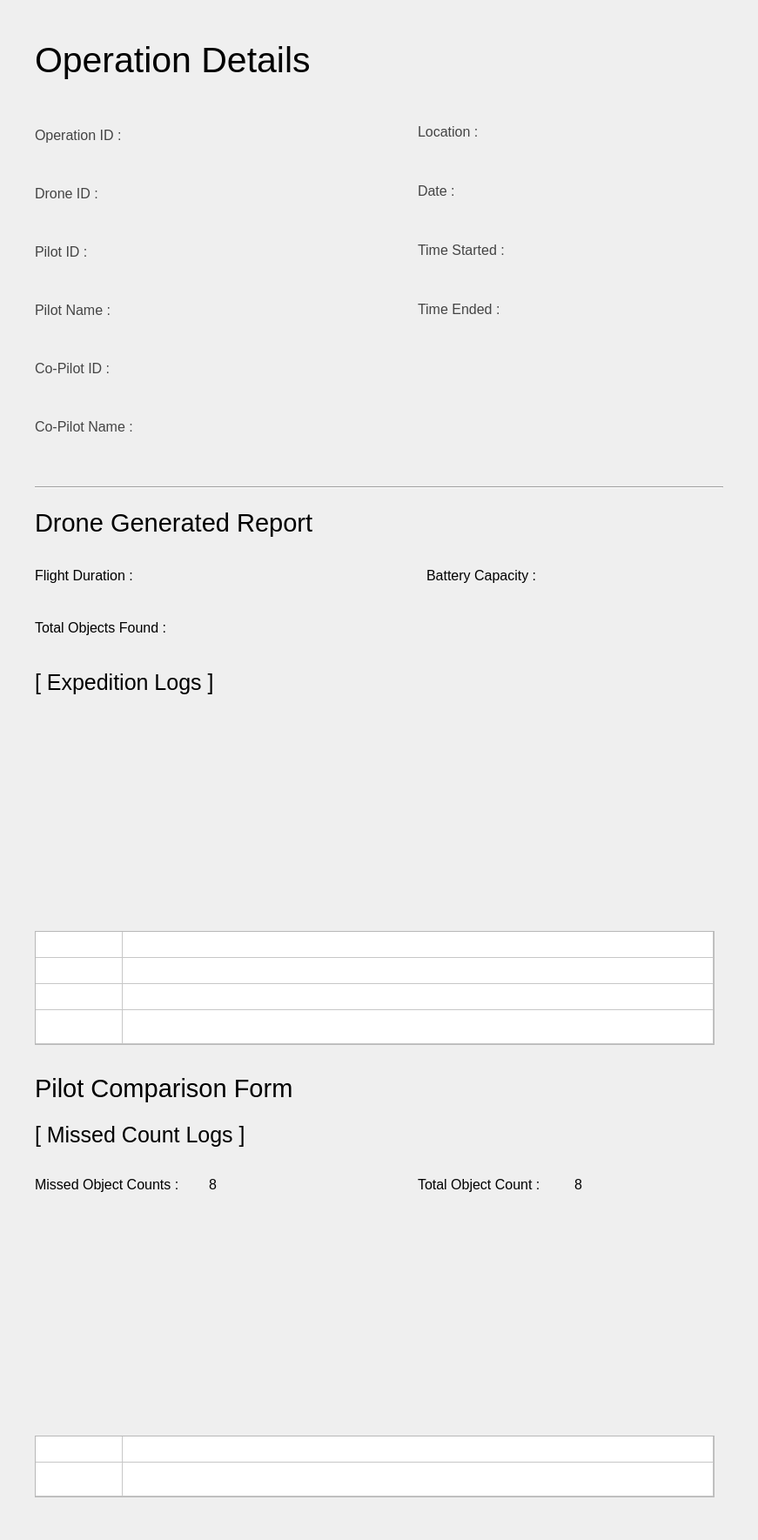
<?xml version="1.0" encoding="UTF-8"?>
<ui version="4.0">
 <class>MainWindow</class>
 <widget class="QMainWindow" name="MainWindow">
  <property name="geometry">
   <rect>
    <x>0</x>
    <y>0</y>
    <width>871</width>
    <height>1770</height>
   </rect>
  </property>
  <property name="minimumSize">
   <size>
    <width>871</width>
    <height>0</height>
   </size>
  </property>
  <property name="maximumSize">
   <size>
    <width>871</width>
    <height>16777215</height>
   </size>
  </property>
  <property name="windowTitle">
   <string>MainWindow</string>
  </property>
  <widget class="QWidget" name="centralwidget">
   <widget class="QWidget" name="layoutWidget">
    <property name="geometry">
     <rect>
      <x>40</x>
      <y>40</y>
      <width>641</width>
      <height>57</height>
     </rect>
    </property>
    <layout class="QHBoxLayout" name="header_layout">
     <item>
      <widget class="QLabel" name="lbl_ops">
       <property name="font">
        <font>
         <family>Segoe UI</family>
         <pointsize>31</pointsize>
        </font>
       </property>
       <property name="text">
        <string>Operation Details</string>
       </property>
      </widget>
     </item>
     <item>
      <widget class="QLabel" name="lbl_opsNo">
       <property name="font">
        <font>
         <family>Segoe UI</family>
         <pointsize>31</pointsize>
        </font>
       </property>
       <property name="text">
        <string/>
       </property>
      </widget>
     </item>
    </layout>
   </widget>
   <widget class="QWidget" name="layoutWidget_2">
    <property name="geometry">
     <rect>
      <x>40</x>
      <y>110</y>
      <width>411</width>
      <height>431</height>
     </rect>
    </property>
    <layout class="QVBoxLayout" name="opsdeets1_layout">
     <item>
      <layout class="QHBoxLayout" name="opsid_layout">
       <item>
        <widget class="QLabel" name="lbl_opsid_2">
         <property name="font">
          <font>
           <family>Segoe UI</family>
           <pointsize>12</pointsize>
          </font>
         </property>
         <property name="styleSheet">
          <string notr="true">color: rgb(68, 68, 68);</string>
         </property>
         <property name="text">
          <string>&lt;html&gt;&lt;head/&gt;&lt;body&gt;&lt;p&gt;&lt;span style=&quot; color:#434343;&quot;&gt;Operation ID : &lt;/span&gt;&lt;/p&gt;&lt;/body&gt;&lt;/html&gt;</string>
         </property>
        </widget>
       </item>
       <item>
        <widget class="QLabel" name="lbl_opsid">
         <property name="minimumSize">
          <size>
           <width>281</width>
           <height>31</height>
          </size>
         </property>
         <property name="maximumSize">
          <size>
           <width>281</width>
           <height>31</height>
          </size>
         </property>
         <property name="font">
          <font>
           <family>Segoe UI</family>
           <pointsize>12</pointsize>
          </font>
         </property>
         <property name="styleSheet">
          <string notr="true"/>
         </property>
         <property name="text">
          <string/>
         </property>
        </widget>
       </item>
      </layout>
     </item>
     <item>
      <layout class="QHBoxLayout" name="droneid_layout">
       <item>
        <widget class="QLabel" name="lbl_droneid_2">
         <property name="font">
          <font>
           <family>Segoe UI</family>
           <pointsize>12</pointsize>
          </font>
         </property>
         <property name="styleSheet">
          <string notr="true">color: rgb(68, 68, 68);</string>
         </property>
         <property name="text">
          <string>Drone ID :</string>
         </property>
        </widget>
       </item>
       <item>
        <widget class="QLabel" name="lbl_droneid">
         <property name="minimumSize">
          <size>
           <width>281</width>
           <height>31</height>
          </size>
         </property>
         <property name="maximumSize">
          <size>
           <width>281</width>
           <height>31</height>
          </size>
         </property>
         <property name="font">
          <font>
           <family>Segoe UI</family>
           <pointsize>12</pointsize>
          </font>
         </property>
         <property name="text">
          <string/>
         </property>
        </widget>
       </item>
      </layout>
     </item>
     <item>
      <layout class="QHBoxLayout" name="pilotid_layout">
       <item>
        <widget class="QLabel" name="lbl_pilotid_2">
         <property name="font">
          <font>
           <family>Segoe UI</family>
           <pointsize>12</pointsize>
          </font>
         </property>
         <property name="styleSheet">
          <string notr="true">color: rgb(68, 68, 68);</string>
         </property>
         <property name="text">
          <string>Pilot ID : </string>
         </property>
        </widget>
       </item>
       <item>
        <widget class="QLabel" name="lbl_pilotid">
         <property name="minimumSize">
          <size>
           <width>281</width>
           <height>31</height>
          </size>
         </property>
         <property name="maximumSize">
          <size>
           <width>281</width>
           <height>31</height>
          </size>
         </property>
         <property name="font">
          <font>
           <family>Segoe UI</family>
           <pointsize>12</pointsize>
          </font>
         </property>
         <property name="text">
          <string/>
         </property>
        </widget>
       </item>
      </layout>
     </item>
     <item>
      <layout class="QHBoxLayout" name="piltoname_layout">
       <item>
        <widget class="QLabel" name="lbl_pilotname_2">
         <property name="font">
          <font>
           <family>Segoe UI</family>
           <pointsize>12</pointsize>
          </font>
         </property>
         <property name="styleSheet">
          <string notr="true">color: rgb(68, 68, 68);</string>
         </property>
         <property name="text">
          <string>Pilot Name : </string>
         </property>
        </widget>
       </item>
       <item>
        <widget class="QLabel" name="lbl_pilotname">
         <property name="minimumSize">
          <size>
           <width>281</width>
           <height>31</height>
          </size>
         </property>
         <property name="maximumSize">
          <size>
           <width>281</width>
           <height>31</height>
          </size>
         </property>
         <property name="font">
          <font>
           <family>Segoe UI</family>
           <pointsize>12</pointsize>
          </font>
         </property>
         <property name="text">
          <string/>
         </property>
        </widget>
       </item>
      </layout>
     </item>
     <item>
      <layout class="QHBoxLayout" name="coPilotID_layout">
       <item>
        <widget class="QLabel" name="lbl_coID_2">
         <property name="font">
          <font>
           <family>Segoe UI</family>
           <pointsize>12</pointsize>
          </font>
         </property>
         <property name="styleSheet">
          <string notr="true">color: rgb(68, 68, 68);</string>
         </property>
         <property name="text">
          <string>Co-Pilot ID :</string>
         </property>
        </widget>
       </item>
       <item>
        <widget class="QLabel" name="lbl_coID">
         <property name="minimumSize">
          <size>
           <width>281</width>
           <height>31</height>
          </size>
         </property>
         <property name="maximumSize">
          <size>
           <width>281</width>
           <height>31</height>
          </size>
         </property>
         <property name="font">
          <font>
           <family>Segoe UI</family>
           <pointsize>12</pointsize>
          </font>
         </property>
         <property name="text">
          <string/>
         </property>
        </widget>
       </item>
      </layout>
     </item>
     <item>
      <layout class="QHBoxLayout" name="coPilotName_layout">
       <item>
        <widget class="QLabel" name="lbl_coPilotName_2">
         <property name="font">
          <font>
           <family>Segoe UI</family>
           <pointsize>12</pointsize>
          </font>
         </property>
         <property name="styleSheet">
          <string notr="true">color: rgb(68, 68, 68);</string>
         </property>
         <property name="text">
          <string>Co-Pilot Name : </string>
         </property>
        </widget>
       </item>
       <item>
        <widget class="QLabel" name="lbl_coPilotName">
         <property name="minimumSize">
          <size>
           <width>281</width>
           <height>31</height>
          </size>
         </property>
         <property name="maximumSize">
          <size>
           <width>281</width>
           <height>31</height>
          </size>
         </property>
         <property name="font">
          <font>
           <family>Segoe UI</family>
           <pointsize>12</pointsize>
          </font>
         </property>
         <property name="text">
          <string/>
         </property>
        </widget>
       </item>
      </layout>
     </item>
    </layout>
   </widget>
   <widget class="QWidget" name="layoutWidget_3">
    <property name="geometry">
     <rect>
      <x>480</x>
      <y>110</y>
      <width>351</width>
      <height>291</height>
     </rect>
    </property>
    <layout class="QVBoxLayout" name="opsdeets2_layout">
     <item>
      <layout class="QHBoxLayout" name="location_layout">
       <item>
        <widget class="QLabel" name="lbl_location_2">
         <property name="font">
          <font>
           <family>Segoe UI</family>
           <pointsize>12</pointsize>
          </font>
         </property>
         <property name="styleSheet">
          <string notr="true">color: rgb(68, 68, 68);</string>
         </property>
         <property name="text">
          <string>Location :</string>
         </property>
        </widget>
       </item>
       <item>
        <widget class="QLabel" name="lbl_location">
         <property name="minimumSize">
          <size>
           <width>231</width>
           <height>41</height>
          </size>
         </property>
         <property name="maximumSize">
          <size>
           <width>231</width>
           <height>41</height>
          </size>
         </property>
         <property name="font">
          <font>
           <family>Segoe UI</family>
           <pointsize>12</pointsize>
          </font>
         </property>
         <property name="text">
          <string/>
         </property>
        </widget>
       </item>
      </layout>
     </item>
     <item>
      <layout class="QHBoxLayout" name="date_layout">
       <item>
        <widget class="QLabel" name="lbl_date_2">
         <property name="font">
          <font>
           <family>Segoe UI</family>
           <pointsize>12</pointsize>
          </font>
         </property>
         <property name="styleSheet">
          <string notr="true">color: rgb(68, 68, 68);</string>
         </property>
         <property name="text">
          <string>Date :</string>
         </property>
        </widget>
       </item>
       <item>
        <widget class="QLabel" name="lbl_date">
         <property name="minimumSize">
          <size>
           <width>231</width>
           <height>41</height>
          </size>
         </property>
         <property name="maximumSize">
          <size>
           <width>231</width>
           <height>41</height>
          </size>
         </property>
         <property name="font">
          <font>
           <family>Segoe UI</family>
           <pointsize>12</pointsize>
          </font>
         </property>
         <property name="text">
          <string/>
         </property>
        </widget>
       </item>
      </layout>
     </item>
     <item>
      <layout class="QHBoxLayout" name="timeStart_layout">
       <item>
        <widget class="QLabel" name="lbl_timeStart_2">
         <property name="font">
          <font>
           <family>Segoe UI</family>
           <pointsize>12</pointsize>
          </font>
         </property>
         <property name="styleSheet">
          <string notr="true">color: rgb(68, 68, 68);</string>
         </property>
         <property name="text">
          <string>Time Started :</string>
         </property>
        </widget>
       </item>
       <item>
        <widget class="QLabel" name="lbl_timeStart">
         <property name="minimumSize">
          <size>
           <width>231</width>
           <height>41</height>
          </size>
         </property>
         <property name="maximumSize">
          <size>
           <width>231</width>
           <height>41</height>
          </size>
         </property>
         <property name="font">
          <font>
           <family>Segoe UI</family>
           <pointsize>12</pointsize>
          </font>
         </property>
         <property name="text">
          <string/>
         </property>
        </widget>
       </item>
      </layout>
     </item>
     <item>
      <layout class="QHBoxLayout" name="timeEnd_layout">
       <item>
        <widget class="QLabel" name="lbl_timeEnd">
         <property name="font">
          <font>
           <family>Segoe UI</family>
           <pointsize>12</pointsize>
          </font>
         </property>
         <property name="styleSheet">
          <string notr="true">color: rgb(68, 68, 68);</string>
         </property>
         <property name="text">
          <string>Time Ended :</string>
         </property>
        </widget>
       </item>
       <item>
        <widget class="QLabel" name="lbl_timeEnd_2">
         <property name="minimumSize">
          <size>
           <width>231</width>
           <height>41</height>
          </size>
         </property>
         <property name="maximumSize">
          <size>
           <width>231</width>
           <height>41</height>
          </size>
         </property>
         <property name="font">
          <font>
           <family>Segoe UI</family>
           <pointsize>12</pointsize>
          </font>
         </property>
         <property name="text">
          <string/>
         </property>
        </widget>
       </item>
      </layout>
     </item>
    </layout>
   </widget>
   <widget class="Line" name="line">
    <property name="geometry">
     <rect>
      <x>40</x>
      <y>550</y>
      <width>791</width>
      <height>20</height>
     </rect>
    </property>
    <property name="orientation">
     <enum>Qt::Horizontal</enum>
    </property>
   </widget>
   <widget class="QLabel" name="lbl_droneReport">
    <property name="geometry">
     <rect>
      <x>40</x>
      <y>580</y>
      <width>331</width>
      <height>41</height>
     </rect>
    </property>
    <property name="font">
     <font>
      <family>Helvetica</family>
      <pointsize>22</pointsize>
     </font>
    </property>
    <property name="text">
     <string>Drone Generated Report</string>
    </property>
   </widget>
   <widget class="QWidget" name="layoutWidget_4">
    <property name="geometry">
     <rect>
      <x>40</x>
      <y>710</y>
      <width>221</width>
      <height>23</height>
     </rect>
    </property>
    <layout class="QHBoxLayout" name="totalObjFound_layout">
     <item>
      <widget class="QLabel" name="lbl_totalObjFound_2">
       <property name="font">
        <font>
         <family>Segoe UI</family>
         <pointsize>12</pointsize>
        </font>
       </property>
       <property name="text">
        <string>Total Objects Found :</string>
       </property>
      </widget>
     </item>
     <item>
      <widget class="QLabel" name="lbl_totalObjFound">
       <property name="minimumSize">
        <size>
         <width>51</width>
         <height>21</height>
        </size>
       </property>
       <property name="maximumSize">
        <size>
         <width>51</width>
         <height>21</height>
        </size>
       </property>
       <property name="font">
        <font>
         <family>Segoe UI</family>
         <pointsize>12</pointsize>
        </font>
       </property>
       <property name="text">
        <string/>
       </property>
      </widget>
     </item>
    </layout>
   </widget>
   <widget class="QWidget" name="layoutWidget_5">
    <property name="geometry">
     <rect>
      <x>40</x>
      <y>640</y>
      <width>341</width>
      <height>43</height>
     </rect>
    </property>
    <layout class="QHBoxLayout" name="flightduration_layout">
     <item>
      <widget class="QLabel" name="lbl_flightduration_2">
       <property name="font">
        <font>
         <family>Segoe UI</family>
         <pointsize>12</pointsize>
        </font>
       </property>
       <property name="text">
        <string>Flight Duration :</string>
       </property>
      </widget>
     </item>
     <item>
      <widget class="QLabel" name="lbl_flightduration">
       <property name="minimumSize">
        <size>
         <width>171</width>
         <height>41</height>
        </size>
       </property>
       <property name="maximumSize">
        <size>
         <width>171</width>
         <height>41</height>
        </size>
       </property>
       <property name="font">
        <font>
         <family>Segoe UI</family>
         <pointsize>12</pointsize>
        </font>
       </property>
       <property name="text">
        <string/>
       </property>
      </widget>
     </item>
    </layout>
   </widget>
   <widget class="QWidget" name="layoutWidget_6">
    <property name="geometry">
     <rect>
      <x>490</x>
      <y>640</y>
      <width>341</width>
      <height>43</height>
     </rect>
    </property>
    <layout class="QHBoxLayout" name="battery_layout">
     <item>
      <widget class="QLabel" name="lbl_battery_2">
       <property name="font">
        <font>
         <family>Segoe UI</family>
         <pointsize>12</pointsize>
        </font>
       </property>
       <property name="styleSheet">
        <string notr="true"/>
       </property>
       <property name="text">
        <string>Battery Capacity :</string>
       </property>
      </widget>
     </item>
     <item>
      <widget class="QLabel" name="lbl_battery">
       <property name="minimumSize">
        <size>
         <width>191</width>
         <height>41</height>
        </size>
       </property>
       <property name="maximumSize">
        <size>
         <width>191</width>
         <height>41</height>
        </size>
       </property>
       <property name="font">
        <font>
         <family>Segoe UI</family>
         <pointsize>12</pointsize>
        </font>
       </property>
       <property name="text">
        <string/>
       </property>
      </widget>
     </item>
    </layout>
   </widget>
   <widget class="QTableWidget" name="table_exLog">
    <property name="geometry">
     <rect>
      <x>40</x>
      <y>1070</y>
      <width>781</width>
      <height>131</height>
     </rect>
    </property>
    <property name="rowCount">
     <number>4</number>
    </property>
    <property name="columnCount">
     <number>2</number>
    </property>
    <attribute name="horizontalHeaderVisible">
     <bool>false</bool>
    </attribute>
    <attribute name="horizontalHeaderStretchLastSection">
     <bool>true</bool>
    </attribute>
    <attribute name="verticalHeaderVisible">
     <bool>false</bool>
    </attribute>
    <attribute name="verticalHeaderStretchLastSection">
     <bool>true</bool>
    </attribute>
    <row/>
    <row/>
    <row/>
    <row/>
    <column/>
    <column/>
   </widget>
   <widget class="QLabel" name="img_mapExp">
    <property name="geometry">
     <rect>
      <x>40</x>
      <y>830</y>
      <width>781</width>
      <height>211</height>
     </rect>
    </property>
    <property name="minimumSize">
     <size>
      <width>781</width>
      <height>211</height>
     </size>
    </property>
    <property name="maximumSize">
     <size>
      <width>781</width>
      <height>16777215</height>
     </size>
    </property>
    <property name="text">
     <string/>
    </property>
    <property name="pixmap">
     <pixmap>../../Resources/map-placeholder.jpg</pixmap>
    </property>
    <property name="scaledContents">
     <bool>false</bool>
    </property>
   </widget>
   <widget class="QLabel" name="lbl_expeditionLogs">
    <property name="geometry">
     <rect>
      <x>40</x>
      <y>770</y>
      <width>211</width>
      <height>28</height>
     </rect>
    </property>
    <property name="font">
     <font>
      <family>Helvetica</family>
      <pointsize>19</pointsize>
     </font>
    </property>
    <property name="text">
     <string>[ Expedition Logs ]</string>
    </property>
   </widget>
   <widget class="QWidget" name="layoutWidget_7">
    <property name="geometry">
     <rect>
      <x>480</x>
      <y>1350</y>
      <width>231</width>
      <height>23</height>
     </rect>
    </property>
    <layout class="QHBoxLayout" name="totalObjCount">
     <item>
      <widget class="QLabel" name="lbl_totalObjCount_2">
       <property name="font">
        <font>
         <family>Segoe UI</family>
         <pointsize>12</pointsize>
        </font>
       </property>
       <property name="text">
        <string>Total Object Count :</string>
       </property>
      </widget>
     </item>
     <item>
      <widget class="QLabel" name="lbl_totalObjCount">
       <property name="minimumSize">
        <size>
         <width>51</width>
         <height>21</height>
        </size>
       </property>
       <property name="maximumSize">
        <size>
         <width>51</width>
         <height>21</height>
        </size>
       </property>
       <property name="font">
        <font>
         <family>Segoe UI</family>
         <pointsize>12</pointsize>
        </font>
       </property>
       <property name="text">
        <string>8</string>
       </property>
      </widget>
     </item>
    </layout>
   </widget>
   <widget class="QLabel" name="lbl_missedCount">
    <property name="geometry">
     <rect>
      <x>40</x>
      <y>1290</y>
      <width>251</width>
      <height>28</height>
     </rect>
    </property>
    <property name="font">
     <font>
      <family>Helvetica</family>
      <pointsize>19</pointsize>
     </font>
    </property>
    <property name="text">
     <string>[ Missed Count Logs ]</string>
    </property>
   </widget>
   <widget class="QLabel" name="lbl_comparison">
    <property name="geometry">
     <rect>
      <x>40</x>
      <y>1230</y>
      <width>311</width>
      <height>41</height>
     </rect>
    </property>
    <property name="font">
     <font>
      <family>Helvetica</family>
      <pointsize>22</pointsize>
     </font>
    </property>
    <property name="text">
     <string>Pilot Comparison Form</string>
    </property>
   </widget>
   <widget class="QWidget" name="layoutWidget_8">
    <property name="geometry">
     <rect>
      <x>40</x>
      <y>1350</y>
      <width>251</width>
      <height>23</height>
     </rect>
    </property>
    <layout class="QHBoxLayout" name="missedobj_layout">
     <item>
      <widget class="QLabel" name="lbl_missedobj_2">
       <property name="font">
        <font>
         <family>Segoe UI</family>
         <pointsize>12</pointsize>
        </font>
       </property>
       <property name="text">
        <string>Missed Object Counts :</string>
       </property>
      </widget>
     </item>
     <item>
      <widget class="QLabel" name="lbl_missedobj">
       <property name="minimumSize">
        <size>
         <width>51</width>
         <height>21</height>
        </size>
       </property>
       <property name="maximumSize">
        <size>
         <width>51</width>
         <height>21</height>
        </size>
       </property>
       <property name="font">
        <font>
         <family>Segoe UI</family>
         <pointsize>12</pointsize>
        </font>
       </property>
       <property name="text">
        <string>8</string>
       </property>
      </widget>
     </item>
    </layout>
   </widget>
   <widget class="QTableWidget" name="table_comparison">
    <property name="geometry">
     <rect>
      <x>40</x>
      <y>1650</y>
      <width>781</width>
      <height>71</height>
     </rect>
    </property>
    <property name="rowCount">
     <number>2</number>
    </property>
    <property name="columnCount">
     <number>2</number>
    </property>
    <attribute name="horizontalHeaderVisible">
     <bool>false</bool>
    </attribute>
    <attribute name="horizontalHeaderStretchLastSection">
     <bool>true</bool>
    </attribute>
    <attribute name="verticalHeaderVisible">
     <bool>false</bool>
    </attribute>
    <attribute name="verticalHeaderStretchLastSection">
     <bool>true</bool>
    </attribute>
    <row/>
    <row/>
    <column/>
    <column/>
   </widget>
   <widget class="QLabel" name="img_mapComparison">
    <property name="geometry">
     <rect>
      <x>40</x>
      <y>1410</y>
      <width>781</width>
      <height>211</height>
     </rect>
    </property>
    <property name="minimumSize">
     <size>
      <width>781</width>
      <height>211</height>
     </size>
    </property>
    <property name="maximumSize">
     <size>
      <width>781</width>
      <height>211</height>
     </size>
    </property>
    <property name="text">
     <string/>
    </property>
    <property name="pixmap">
     <pixmap>../../Resources/map-placeholder.jpg</pixmap>
    </property>
    <property name="scaledContents">
     <bool>false</bool>
    </property>
   </widget>
  </widget>
 </widget>
 <resources/>
 <connections/>
</ui>
